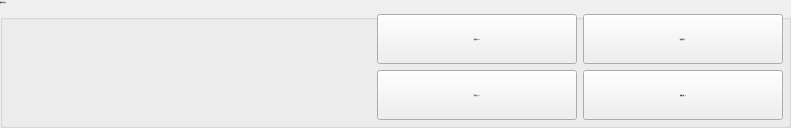
       <widget class="QGroupBox" name="groupBoxRun">
        <property name="font">
         <font>
          <family>微软雅黑</family>
          <pointsize>-1</pointsize>
          <weight>50</weight>
          <italic>false</italic>
          <bold>false</bold>
         </font>
        </property>
        <property name="title">
         <string>副臂气动动作</string>
        </property>
        <layout class="QGridLayout" name="gridLayout">
         <property name="margin">
          <number>5</number>
         </property>
         <item row="2" column="1">
          <widget class="xIndicatorButton" name="BtnRaDes">
           <property name="sizePolicy">
            <sizepolicy hsizetype="Preferred" vsizetype="Fixed">
             <horstretch>0</horstretch>
             <verstretch>0</verstretch>
            </sizepolicy>
           </property>
           <property name="minimumSize">
            <size>
             <width>200</width>
             <height>50</height>
            </size>
           </property>
           <property name="maximumSize">
            <size>
             <width>777</width>
             <height>50</height>
            </size>
           </property>
           <property name="font">
            <font>
             <family>微软雅黑</family>
             <pointsize>-1</pointsize>
             <weight>50</weight>
             <italic>false</italic>
             <bold>false</bold>
            </font>
           </property>
           <property name="text">
            <string notr="true">副臂下位 Y13 </string>
           </property>
           <property name="iconSize">
            <size>
             <width>14</width>
             <height>40</height>
            </size>
           </property>
           <property name="iconOn" stdset="0">
            <iconset resource="xPad.qrc">
             <normaloff>:/img/widget/buttonOn.png</normaloff>:/img/widget/buttonOn.png</iconset>
           </property>
           <property name="iconOff" stdset="0">
            <iconset resource="xPad.qrc">
             <normaloff>:/img/widget/buttonOff.png</normaloff>:/img/widget/buttonOff.png</iconset>
           </property>
           <property name="contentAlignLeft" stdset="0">
            <bool>true</bool>
           </property>
          </widget>
         </item>
         <item row="0" column="1" rowspan="2">
          <widget class="xIndicatorButton" name="BtnRaHor">
           <property name="enabled">
            <bool>true</bool>
           </property>
           <property name="sizePolicy">
            <sizepolicy hsizetype="Preferred" vsizetype="Fixed">
             <horstretch>0</horstretch>
             <verstretch>0</verstretch>
            </sizepolicy>
           </property>
           <property name="minimumSize">
            <size>
             <width>200</width>
             <height>50</height>
            </size>
           </property>
           <property name="maximumSize">
            <size>
             <width>777</width>
             <height>50</height>
            </size>
           </property>
           <property name="font">
            <font>
             <family>微软雅黑</family>
             <pointsize>-1</pointsize>
             <weight>50</weight>
             <italic>false</italic>
             <bold>false</bold>
            </font>
           </property>
           <property name="text">
            <string>副臂水平-Y10 </string>
           </property>
           <property name="iconSize">
            <size>
             <width>14</width>
             <height>40</height>
            </size>
           </property>
           <property name="iconOn" stdset="0">
            <iconset resource="xPad.qrc">
             <normaloff>:/img/widget/buttonOn.png</normaloff>:/img/widget/buttonOn.png</iconset>
           </property>
           <property name="iconOff" stdset="0">
            <iconset resource="xPad.qrc">
             <normaloff>:/img/widget/buttonOff.png</normaloff>:/img/widget/buttonOff.png</iconset>
           </property>
           <property name="contentAlignLeft" stdset="0">
            <bool>true</bool>
           </property>
          </widget>
         </item>
         <item row="0" column="2" rowspan="2" colspan="2">
          <widget class="xIndicatorButton" name="BtnRaVer">
           <property name="sizePolicy">
            <sizepolicy hsizetype="Preferred" vsizetype="Fixed">
             <horstretch>0</horstretch>
             <verstretch>0</verstretch>
            </sizepolicy>
           </property>
           <property name="minimumSize">
            <size>
             <width>200</width>
             <height>50</height>
            </size>
           </property>
           <property name="maximumSize">
            <size>
             <width>777</width>
             <height>50</height>
            </size>
           </property>
           <property name="font">
            <font>
             <family>微软雅黑</family>
             <pointsize>-1</pointsize>
             <weight>50</weight>
             <italic>false</italic>
             <bold>false</bold>
            </font>
           </property>
           <property name="text">
            <string>副臂垂直-Y11 </string>
           </property>
           <property name="iconSize">
            <size>
             <width>14</width>
             <height>40</height>
            </size>
           </property>
           <property name="iconOn" stdset="0">
            <iconset resource="xPad.qrc">
             <normaloff>:/img/widget/buttonOn.png</normaloff>:/img/widget/buttonOn.png</iconset>
           </property>
           <property name="iconOff" stdset="0">
            <iconset resource="xPad.qrc">
             <normaloff>:/img/widget/buttonOff.png</normaloff>:/img/widget/buttonOff.png</iconset>
           </property>
           <property name="contentAlignLeft" stdset="0">
            <bool>true</bool>
           </property>
          </widget>
         </item>
         <item row="1" column="0">
          <spacer name="horizontalSpacer_4">
           <property name="orientation">
            <enum>Qt::Horizontal</enum>
           </property>
           <property name="sizeHint" stdset="0">
            <size>
             <width>369</width>
             <height>20</height>
            </size>
           </property>
          </spacer>
         </item>
         <item row="2" column="2" colspan="2">
          <widget class="xIndicatorButton" name="BtnRaRet">
           <property name="sizePolicy">
            <sizepolicy hsizetype="Preferred" vsizetype="Fixed">
             <horstretch>0</horstretch>
             <verstretch>0</verstretch>
            </sizepolicy>
           </property>
           <property name="minimumSize">
            <size>
             <width>200</width>
             <height>50</height>
            </size>
           </property>
           <property name="maximumSize">
            <size>
             <width>777</width>
             <height>50</height>
            </size>
           </property>
           <property name="font">
            <font>
             <family>微软雅黑</family>
             <pointsize>-1</pointsize>
             <weight>50</weight>
             <italic>false</italic>
             <bold>false</bold>
            </font>
           </property>
           <property name="text">
            <string>副臂后退 Y14</string>
           </property>
           <property name="iconSize">
            <size>
             <width>14</width>
             <height>40</height>
            </size>
           </property>
           <property name="iconOn" stdset="0">
            <iconset resource="xPad.qrc">
             <normaloff>:/img/widget/buttonOn.png</normaloff>:/img/widget/buttonOn.png</iconset>
           </property>
           <property name="iconOff" stdset="0">
            <iconset resource="xPad.qrc">
             <normaloff>:/img/widget/buttonOff.png</normaloff>:/img/widget/buttonOff.png</iconset>
           </property>
           <property name="contentAlignLeft" stdset="0">
            <bool>true</bool>
           </property>
          </widget>
         </item>
        </layout>
       </widget>
